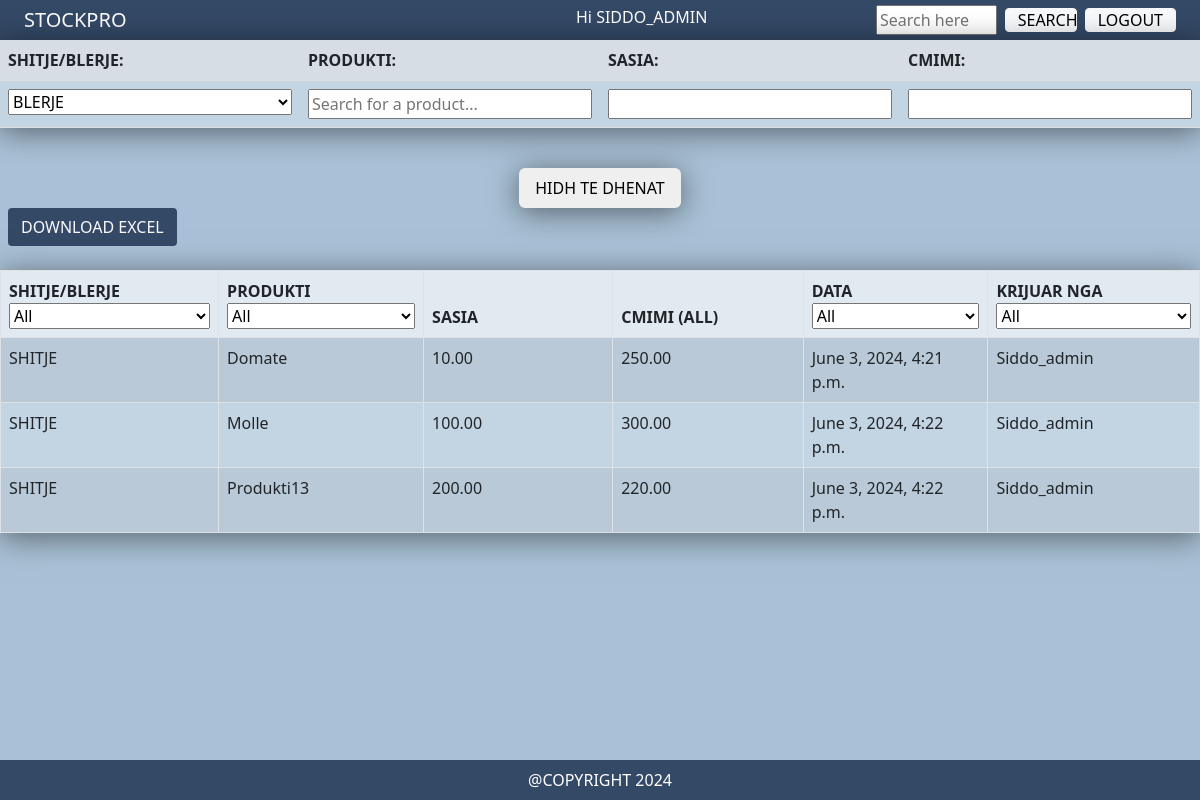
Page /daily_report/ (signed in) on the earlier database version.
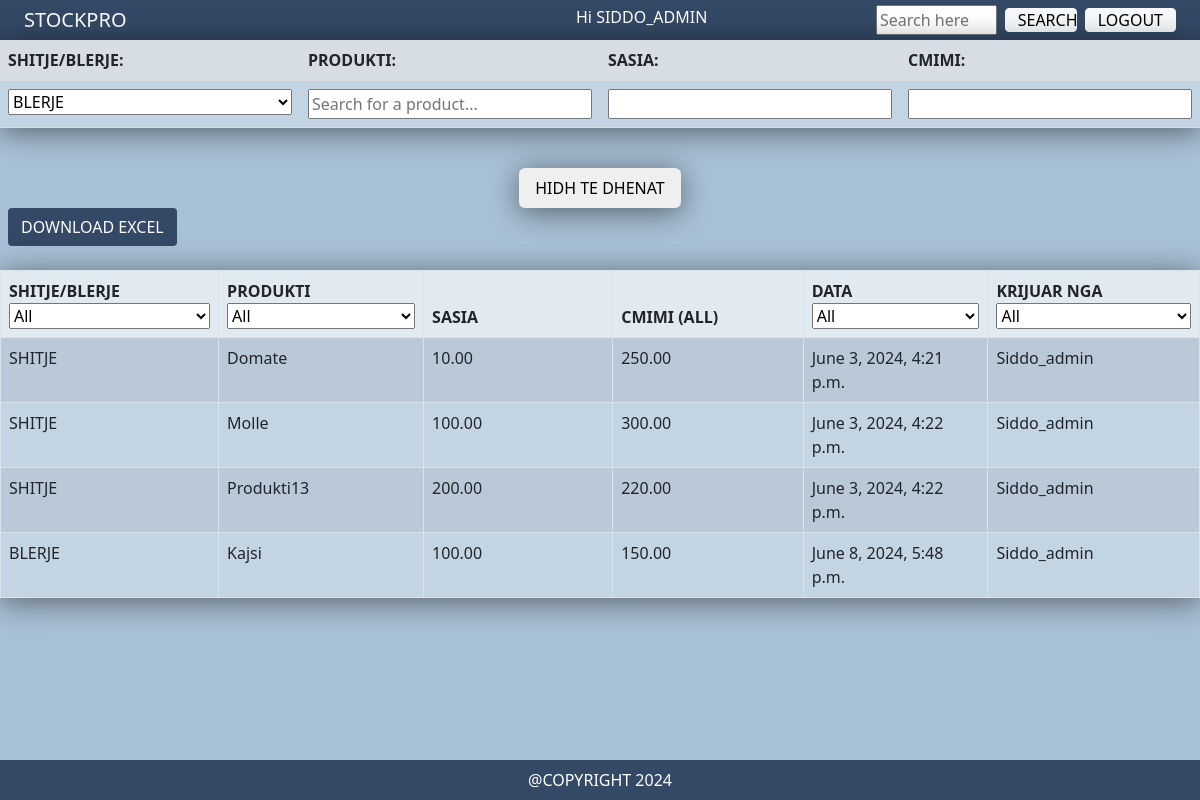
Same page on the later database version.
### product/models.py (models this page shows, shortened)
class DailyReport (models.Model):
    ACTION_CHOICES = [
        ('buy', 'BLERJE'),
        ('sale', 'SHITJE'),
    ]
    action = models.CharField(max_length=4, choices=ACTION_CHOICES, default = 'buy')
    product = models.ForeignKey('Product', on_delete=models.CASCADE, related_name='daily_reports')
    quantity = models.DecimalField(max_digits=20, decimal_places=2, default=0)
    price = models.DecimalField(max_digits=20, decimal_places=2, default=0)
    created_at = models.DateTimeField(auto_now_add=True)
    revenue = models.DecimalField(max_digits=20, decimal_places=2, default=0)
    cost= models.DecimalField(max_digits=20, decimal_places=2, default=0)
    created_by = models.ForeignKey(User, on_delete=models.SET_NULL, null=True)

class Product (models.Model):
    UNIT_CHOICES = [
        ('kg', 'Kilogram'),
        ('g', 'Gram'),
        ('L', 'Liter'),
        ('ml', 'Milliliter'),
        ('pcs', 'Cope'),
    ]
    name=models.CharField(max_length=255, unique=True)
    celja_quantity = models.DecimalField(default=0, decimal_places=2, max_digits=20, editable=False) #celja qe do llogaritet muaj per muaj
    actual_stock = models.DecimalField(default=0, decimal_places=2, max_digits=20) #stoku aktual per muajin aktual
    total_stock = models.DecimalField(default=0, decimal_places=2, max_digits=20) #stoku total per muajin e zgjedhur
    product_created_at = models.DateTimeField(auto_now_add=True) #kur eshte hedhur produkti ne sistem
    updated_at = models.DateTimeField(null=True, blank=True) #kur eshte bere ndonje ndryshim ne produkt (hedhje report, modifikim etj)
    notes = models.TextField (blank=True)  #momentalisht nuk jan editable
    created_by = models.ForeignKey(User, on_delete=models.PROTECT, null=True, related_name='created_products')
    last_modified_by = models.ForeignKey(User, on_delete=models.PROTECT, null=True)
    unit = models.CharField(max_length=10, choices=UNIT_CHOICES, default='kg')
    search_vector = SearchVectorField(null=True, editable = False)
    total_cost_per_product = models.DecimalField(max_digits=20, decimal_places=2, blank=True, null=True) #sa eshte shpenzuar per blerje per produktin e zgjedhur ne muajin e gjedhur
    total_revenue_per_product = models.DecimalField(max_digits=20, decimal_places=2, blank=True, null=True)#sa eshte gjeneruar fitim per produktin e zgjedhur ne muajin e gjedhur
    buys = models.DecimalField(max_digits=20, decimal_places=2, default=0) #sasia e blerjeve per produktin ne muajin e zgjedhur
    sales = models.DecimalField(max_digits=20, decimal_places=2, default=0)#sasia e shitjeve per produktin ne muajin e zgjedhur
    def __str__(self):
        return self.name

### product/views.py (the view)
# urls.py: path('daily_report/', views.daily_report, name='daily_report'),
@login_required
def daily_report(request):
    selected_product_id = request.GET.get('product_filter')
    if selected_product_id:
        daily_reports = DailyReport.objects.filter(product_id=selected_product_id, created_at__year=current_year,
        created_at__month=current_month)
    else:
        daily_reports = DailyReport.objects.filter(created_at__year=current_year,
        created_at__month=current_month)
    if request.method == 'POST':
        form = DailyReportForm(request.POST)
        if form.is_valid():
            action = form.cleaned_data['action']
            product_name = form.cleaned_data['product']
            quantity = form.cleaned_data['quantity']
            price = form.cleaned_data['price']
            product = get_object_or_404(Product, name=product_name)
            if action == 'sale':
                 if int(quantity)  > product.actual_stock:
                    form.add_error(None, 'Po perpiqesh te shtosh shitje me sasi me te madhe se stoku aktual... Te lutem rikontrollo shifrat')
                    return render(request, 'product/daily_report.html', {'form': form, 'daily_reports': daily_reports})
            daily_report = DailyReport(
                action=action,
                product=product,
                quantity=quantity,
                price=price
            )
            current_user = request.user
            daily_report.created_by = current_user
            daily_report.save()
            product.updated_at = timezone.now()
            product.save()
            return redirect('daily_report')  # redirect tek e njejta faqe pasi ti e ruan reportin
    else:
        form = DailyReportForm()
    daily_reports = DailyReport.objects.filter(created_at__year=current_year,
        created_at__month=current_month)
    return render(request, 'product/daily_report.html', {'form': form, 'daily_reports': daily_reports})

### product/forms.py
class DailyReportForm(forms.Form):
    action = forms.ChoiceField(choices=DailyReport.ACTION_CHOICES, label='SHITJE/BLERJE')
    product = forms.CharField(label='PRODUKTI', widget=forms.TextInput(attrs={'placeholder': 'Search for a product...', 'id': 'product-search'}))
    quantity = forms.DecimalField(max_digits=20, decimal_places=2, label='SASIA')
    price = forms.DecimalField(max_digits=20, decimal_places=2, label='CMIMI')

### product/templates/product/daily_report.html (shortened to what this page needs)
{% extends 'core/base.html' %}
{% load humanize %}
{% block content %}
<form method="post">
    <table class="table table-striped table-hover custom-bg custom-shadow">
        <tr class="custom-row">
            {% for field in form %}
            <th>{{ field.label_tag }}</th>
            {% endfor %}
        </tr>
        <tr>
            {% for field in form %}
            <td> {% if field.name == "product" %}
                {{ field }}
            {% else %}
                {{ field }}
            {% endif %}
            </td>
            {% endfor %}
        </tr>
    </table> <br>
    <button type="submit" class="d-block mx-auto custom-shadow custom-btn">HIDH TE DHENAT</button>
</form>
    <button onclick="submitForm()" class="btn blue-btn d-flex align-items-center mx-2">DOWNLOAD EXCEL</button>
    <br>
<div class=" ">
<table id="daily_report" class="table table-bordered table-striped table-hover custom-bg custom-shadow">
    <thead>
        <tr class="custom-row">
            <th>SHITJE/BLERJE</th>
            <th>PRODUKTI</th>
            <th>SASIA</th>
            <th>CMIMI (ALL)</th>
            <th>DATA</th>
            <th>KRIJUAR NGA</th>
        </tr>
    </thead>
    <tbody>
        {% for report in daily_reports %}
        <tr class="custom-hover">
            <td>{{ report.get_action_display }}</td>
            <td>{{ report.product }}</td>
            <td class="number">{{ report.quantity|intcomma }}</td>
            <td class="number">{{ report.price|intcomma }}</td>
            <td class="number">{{ report.created_at }}</td>
            <td class="number">{{ report.created_by }}</td>
        </tr>
        {% endfor %}
    </tbody>
</table>
</div>
{% endblock %}

Differences in the rows shown:
added DailyReport: action "BLERJE", product "Kajsi", quantity "100.00", price "150.00", created_at "June 8, 2024, 5:48 p.m.", created_by "Siddo_admin"
